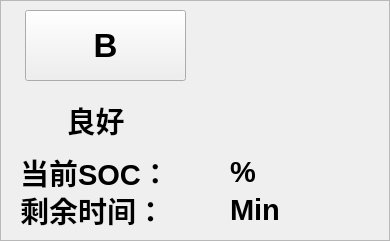
   <widget class="QFrame" name="frame_20">
    <property name="geometry">
     <rect>
      <x>400</x>
      <y>160</y>
      <width>390</width>
      <height>241</height>
     </rect>
    </property>
    <property name="styleSheet">
     <string notr="true">background-image: url(:/background/qrc/background/frame_white.png);</string>
    </property>
    <property name="frameShape">
     <enum>QFrame::StyledPanel</enum>
    </property>
    <property name="frameShadow">
     <enum>QFrame::Raised</enum>
    </property>
    <widget class="QFrame" name="frame_21">
     <property name="geometry">
      <rect>
       <x>10</x>
       <y>180</y>
       <width>381</width>
       <height>60</height>
      </rect>
     </property>
     <property name="font">
      <font>
       <pointsize>8</pointsize>
      </font>
     </property>
     <property name="styleSheet">
      <string notr="true">background-image: url(:/background/qrc/background/mainlab_phonenum.png);</string>
     </property>
     <property name="frameShape">
      <enum>QFrame::NoFrame</enum>
     </property>
     <property name="frameShadow">
      <enum>QFrame::Raised</enum>
     </property>
     <widget class="QLabel" name="label_11">
      <property name="geometry">
       <rect>
        <x>10</x>
        <y>10</y>
        <width>141</width>
        <height>40</height>
       </rect>
      </property>
      <property name="font">
       <font>
        <pointsize>22</pointsize>
        <weight>75</weight>
        <bold>true</bold>
       </font>
      </property>
      <property name="styleSheet">
       <string notr="true">background-image: url(:/background/qrc/background/frame_white.png);</string>
      </property>
      <property name="text">
       <string>剩余时间：</string>
      </property>
     </widget>
     <widget class="QLabel" name="label_18">
      <property name="geometry">
       <rect>
        <x>220</x>
        <y>10</y>
        <width>51</width>
        <height>40</height>
       </rect>
      </property>
      <property name="font">
       <font>
        <pointsize>22</pointsize>
        <weight>75</weight>
        <bold>true</bold>
       </font>
      </property>
      <property name="styleSheet">
       <string notr="true">background-image: url(:/background/qrc/background/frame_white.png);</string>
      </property>
      <property name="text">
       <string>Min</string>
      </property>
      <property name="alignment">
       <set>Qt::AlignLeading|Qt::AlignLeft|Qt::AlignVCenter</set>
      </property>
     </widget>
     <widget class="QLabel" name="left_time_min_6">
      <property name="geometry">
       <rect>
        <x>150</x>
        <y>10</y>
        <width>61</width>
        <height>40</height>
       </rect>
      </property>
      <property name="font">
       <font>
        <pointsize>22</pointsize>
        <weight>75</weight>
        <bold>true</bold>
       </font>
      </property>
      <property name="styleSheet">
       <string notr="true">background-image: url(:/background/qrc/background/frame_white.png);</string>
      </property>
      <property name="text">
       <string/>
      </property>
      <property name="alignment">
       <set>Qt::AlignLeading|Qt::AlignLeft|Qt::AlignVCenter</set>
      </property>
     </widget>
    </widget>
    <widget class="QFrame" name="frame_22">
     <property name="geometry">
      <rect>
       <x>10</x>
       <y>142</y>
       <width>381</width>
       <height>61</height>
      </rect>
     </property>
     <property name="font">
      <font>
       <pointsize>8</pointsize>
      </font>
     </property>
     <property name="styleSheet">
      <string notr="true">background-image: url(:/background/qrc/background/mainlab_phonenum.png);</string>
     </property>
     <property name="frameShape">
      <enum>QFrame::NoFrame</enum>
     </property>
     <property name="frameShadow">
      <enum>QFrame::Raised</enum>
     </property>
     <widget class="QLabel" name="label_19">
      <property name="geometry">
       <rect>
        <x>220</x>
        <y>10</y>
        <width>51</width>
        <height>40</height>
       </rect>
      </property>
      <property name="font">
       <font>
        <pointsize>22</pointsize>
        <weight>75</weight>
        <bold>true</bold>
       </font>
      </property>
      <property name="styleSheet">
       <string notr="true">background-image: url(:/background/qrc/background/frame_white.png);</string>
      </property>
      <property name="text">
       <string>%</string>
      </property>
      <property name="alignment">
       <set>Qt::AlignLeading|Qt::AlignLeft|Qt::AlignVCenter</set>
      </property>
     </widget>
     <widget class="QLabel" name="label_20">
      <property name="geometry">
       <rect>
        <x>10</x>
        <y>10</y>
        <width>141</width>
        <height>40</height>
       </rect>
      </property>
      <property name="font">
       <font>
        <pointsize>22</pointsize>
        <weight>75</weight>
        <bold>true</bold>
       </font>
      </property>
      <property name="styleSheet">
       <string notr="true">background-image: url(:/background/qrc/background/frame_white.png);</string>
      </property>
      <property name="text">
       <string>当前SOC：</string>
      </property>
     </widget>
     <widget class="QLabel" name="cur_soc_6">
      <property name="geometry">
       <rect>
        <x>150</x>
        <y>10</y>
        <width>61</width>
        <height>40</height>
       </rect>
      </property>
      <property name="font">
       <font>
        <pointsize>22</pointsize>
        <weight>75</weight>
        <bold>true</bold>
       </font>
      </property>
      <property name="styleSheet">
       <string notr="true">background-image: url(:/background/qrc/background/frame_white.png);</string>
      </property>
      <property name="text">
       <string/>
      </property>
      <property name="alignment">
       <set>Qt::AlignLeading|Qt::AlignLeft|Qt::AlignVCenter</set>
      </property>
     </widget>
    </widget>
    <widget class="QLabel" name="label_state_4">
     <property name="geometry">
      <rect>
       <x>30</x>
       <y>100</y>
       <width>131</width>
       <height>40</height>
      </rect>
     </property>
     <property name="font">
      <font>
       <pointsize>22</pointsize>
       <weight>75</weight>
       <bold>true</bold>
      </font>
     </property>
     <property name="styleSheet">
      <string notr="true">background-image: url(:/background/qrc/background/frame_white.png);</string>
     </property>
     <property name="text">
      <string>良好</string>
     </property>
     <property name="alignment">
      <set>Qt::AlignCenter</set>
     </property>
    </widget>
    <widget class="QPushButton" name="pbtn_6">
     <property name="geometry">
      <rect>
       <x>25</x>
       <y>10</y>
       <width>161</width>
       <height>71</height>
      </rect>
     </property>
     <property name="font">
      <font>
       <pointsize>25</pointsize>
       <weight>75</weight>
       <bold>true</bold>
      </font>
     </property>
     <property name="focusPolicy">
      <enum>Qt::NoFocus</enum>
     </property>
     <property name="styleSheet">
      <string notr="true">border-image: url(:/btn/qrc/PICS/main_2.png);</string>
     </property>
     <property name="text">
      <string>B</string>
     </property>
    </widget>
    <widget class="QLabel" name="label_piccode_4">
     <property name="geometry">
      <rect>
       <x>230</x>
       <y>0</y>
       <width>141</width>
       <height>141</height>
      </rect>
     </property>
     <property name="palette">
      <palette>
       <active>
        <colorrole role="WindowText">
         <brush brushstyle="SolidPattern">
          <color alpha="255">
           <red>255</red>
           <green>255</green>
           <blue>255</blue>
          </color>
         </brush>
        </colorrole>
        <colorrole role="Button">
         <brush brushstyle="SolidPattern">
          <color alpha="255">
           <red>14</red>
           <green>14</green>
           <blue>242</blue>
          </color>
         </brush>
        </colorrole>
        <colorrole role="Light">
         <brush brushstyle="SolidPattern">
          <color alpha="255">
           <red>123</red>
           <green>123</green>
           <blue>255</blue>
          </color>
         </brush>
        </colorrole>
        <colorrole role="Midlight">
         <brush brushstyle="SolidPattern">
          <color alpha="255">
           <red>68</red>
           <green>68</green>
           <blue>248</blue>
          </color>
         </brush>
        </colorrole>
        <colorrole role="Dark">
         <brush brushstyle="SolidPattern">
          <color alpha="255">
           <red>7</red>
           <green>7</green>
           <blue>121</blue>
          </color>
         </brush>
        </colorrole>
        <colorrole role="Mid">
         <brush brushstyle="SolidPattern">
          <color alpha="255">
           <red>9</red>
           <green>9</green>
           <blue>161</blue>
          </color>
         </brush>
        </colorrole>
        <colorrole role="Text">
         <brush brushstyle="SolidPattern">
          <color alpha="255">
           <red>0</red>
           <green>0</green>
           <blue>0</blue>
          </color>
         </brush>
        </colorrole>
        <colorrole role="BrightText">
         <brush brushstyle="SolidPattern">
          <color alpha="255">
           <red>255</red>
           <green>255</green>
           <blue>255</blue>
          </color>
         </brush>
        </colorrole>
        <colorrole role="ButtonText">
         <brush brushstyle="SolidPattern">
          <color alpha="255">
           <red>0</red>
           <green>0</green>
           <blue>0</blue>
          </color>
         </brush>
        </colorrole>
        <colorrole role="Base">
         <brush brushstyle="SolidPattern">
          <color alpha="255">
           <red>255</red>
           <green>255</green>
           <blue>255</blue>
          </color>
         </brush>
        </colorrole>
        <colorrole role="Window">
         <brush brushstyle="SolidPattern">
          <color alpha="255">
           <red>14</red>
           <green>14</green>
           <blue>242</blue>
          </color>
         </brush>
        </colorrole>
        <colorrole role="Shadow">
         <brush brushstyle="SolidPattern">
          <color alpha="255">
           <red>0</red>
           <green>0</green>
           <blue>0</blue>
          </color>
         </brush>
        </colorrole>
        <colorrole role="AlternateBase">
         <brush brushstyle="SolidPattern">
          <color alpha="255">
           <red>134</red>
           <green>134</green>
           <blue>248</blue>
          </color>
         </brush>
        </colorrole>
        <colorrole role="ToolTipBase">
         <brush brushstyle="SolidPattern">
          <color alpha="255">
           <red>255</red>
           <green>255</green>
           <blue>220</blue>
          </color>
         </brush>
        </colorrole>
        <colorrole role="ToolTipText">
         <brush brushstyle="SolidPattern">
          <color alpha="255">
           <red>0</red>
           <green>0</green>
           <blue>0</blue>
          </color>
         </brush>
        </colorrole>
       </active>
       <inactive>
        <colorrole role="WindowText">
         <brush brushstyle="SolidPattern">
          <color alpha="255">
           <red>255</red>
           <green>255</green>
           <blue>255</blue>
          </color>
         </brush>
        </colorrole>
        <colorrole role="Button">
         <brush brushstyle="SolidPattern">
          <color alpha="255">
           <red>14</red>
           <green>14</green>
           <blue>242</blue>
          </color>
         </brush>
        </colorrole>
        <colorrole role="Light">
         <brush brushstyle="SolidPattern">
          <color alpha="255">
           <red>123</red>
           <green>123</green>
           <blue>255</blue>
          </color>
         </brush>
        </colorrole>
        <colorrole role="Midlight">
         <brush brushstyle="SolidPattern">
          <color alpha="255">
           <red>68</red>
           <green>68</green>
           <blue>248</blue>
          </color>
         </brush>
        </colorrole>
        <colorrole role="Dark">
         <brush brushstyle="SolidPattern">
          <color alpha="255">
           <red>7</red>
           <green>7</green>
           <blue>121</blue>
          </color>
         </brush>
        </colorrole>
        <colorrole role="Mid">
         <brush brushstyle="SolidPattern">
          <color alpha="255">
           <red>9</red>
           <green>9</green>
           <blue>161</blue>
          </color>
         </brush>
        </colorrole>
        <colorrole role="Text">
         <brush brushstyle="SolidPattern">
          <color alpha="255">
           <red>0</red>
           <green>0</green>
           <blue>0</blue>
          </color>
         </brush>
        </colorrole>
        <colorrole role="BrightText">
         <brush brushstyle="SolidPattern">
          <color alpha="255">
           <red>255</red>
           <green>255</green>
           <blue>255</blue>
          </color>
         </brush>
        </colorrole>
        <colorrole role="ButtonText">
         <brush brushstyle="SolidPattern">
          <color alpha="255">
           <red>0</red>
           <green>0</green>
           <blue>0</blue>
          </color>
         </brush>
        </colorrole>
        <colorrole role="Base">
         <brush brushstyle="SolidPattern">
          <color alpha="255">
           <red>255</red>
           <green>255</green>
           <blue>255</blue>
          </color>
         </brush>
        </colorrole>
        <colorrole role="Window">
         <brush brushstyle="SolidPattern">
          <color alpha="255">
           <red>14</red>
           <green>14</green>
           <blue>242</blue>
          </color>
         </brush>
        </colorrole>
        <colorrole role="Shadow">
         <brush brushstyle="SolidPattern">
          <color alpha="255">
           <red>0</red>
           <green>0</green>
           <blue>0</blue>
          </color>
         </brush>
        </colorrole>
        <colorrole role="AlternateBase">
         <brush brushstyle="SolidPattern">
          <color alpha="255">
           <red>134</red>
           <green>134</green>
           <blue>248</blue>
          </color>
         </brush>
        </colorrole>
        <colorrole role="ToolTipBase">
         <brush brushstyle="SolidPattern">
          <color alpha="255">
           <red>255</red>
           <green>255</green>
           <blue>220</blue>
          </color>
         </brush>
        </colorrole>
        <colorrole role="ToolTipText">
         <brush brushstyle="SolidPattern">
          <color alpha="255">
           <red>0</red>
           <green>0</green>
           <blue>0</blue>
          </color>
         </brush>
        </colorrole>
       </inactive>
       <disabled>
        <colorrole role="WindowText">
         <brush brushstyle="SolidPattern">
          <color alpha="255">
           <red>7</red>
           <green>7</green>
           <blue>121</blue>
          </color>
         </brush>
        </colorrole>
        <colorrole role="Button">
         <brush brushstyle="SolidPattern">
          <color alpha="255">
           <red>14</red>
           <green>14</green>
           <blue>242</blue>
          </color>
         </brush>
        </colorrole>
        <colorrole role="Light">
         <brush brushstyle="SolidPattern">
          <color alpha="255">
           <red>123</red>
           <green>123</green>
           <blue>255</blue>
          </color>
         </brush>
        </colorrole>
        <colorrole role="Midlight">
         <brush brushstyle="SolidPattern">
          <color alpha="255">
           <red>68</red>
           <green>68</green>
           <blue>248</blue>
          </color>
         </brush>
        </colorrole>
        <colorrole role="Dark">
         <brush brushstyle="SolidPattern">
          <color alpha="255">
           <red>7</red>
           <green>7</green>
           <blue>121</blue>
          </color>
         </brush>
        </colorrole>
        <colorrole role="Mid">
         <brush brushstyle="SolidPattern">
          <color alpha="255">
           <red>9</red>
           <green>9</green>
           <blue>161</blue>
          </color>
         </brush>
        </colorrole>
        <colorrole role="Text">
         <brush brushstyle="SolidPattern">
          <color alpha="255">
           <red>7</red>
           <green>7</green>
           <blue>121</blue>
          </color>
         </brush>
        </colorrole>
        <colorrole role="BrightText">
         <brush brushstyle="SolidPattern">
          <color alpha="255">
           <red>255</red>
           <green>255</green>
           <blue>255</blue>
          </color>
         </brush>
        </colorrole>
        <colorrole role="ButtonText">
         <brush brushstyle="SolidPattern">
          <color alpha="255">
           <red>7</red>
           <green>7</green>
           <blue>121</blue>
          </color>
         </brush>
        </colorrole>
        <colorrole role="Base">
         <brush brushstyle="SolidPattern">
          <color alpha="255">
           <red>14</red>
           <green>14</green>
           <blue>242</blue>
          </color>
         </brush>
        </colorrole>
        <colorrole role="Window">
         <brush brushstyle="SolidPattern">
          <color alpha="255">
           <red>14</red>
           <green>14</green>
           <blue>242</blue>
          </color>
         </brush>
        </colorrole>
        <colorrole role="Shadow">
         <brush brushstyle="SolidPattern">
          <color alpha="255">
           <red>0</red>
           <green>0</green>
           <blue>0</blue>
          </color>
         </brush>
        </colorrole>
        <colorrole role="AlternateBase">
         <brush brushstyle="SolidPattern">
          <color alpha="255">
           <red>14</red>
           <green>14</green>
           <blue>242</blue>
          </color>
         </brush>
        </colorrole>
        <colorrole role="ToolTipBase">
         <brush brushstyle="SolidPattern">
          <color alpha="255">
           <red>255</red>
           <green>255</green>
           <blue>220</blue>
          </color>
         </brush>
        </colorrole>
        <colorrole role="ToolTipText">
         <brush brushstyle="SolidPattern">
          <color alpha="255">
           <red>0</red>
           <green>0</green>
           <blue>0</blue>
          </color>
         </brush>
        </colorrole>
       </disabled>
      </palette>
     </property>
     <property name="font">
      <font>
       <pointsize>20</pointsize>
       <weight>75</weight>
       <bold>true</bold>
      </font>
     </property>
     <property name="styleSheet">
      <string notr="true">background-image: url(:/background/qrc/background/mainlab_phonenum_.png);</string>
     </property>
     <property name="text">
      <string/>
     </property>
     <property name="textFormat">
      <enum>Qt::AutoText</enum>
     </property>
     <property name="alignment">
      <set>Qt::AlignCenter</set>
     </property>
    </widget>
   </widget>
